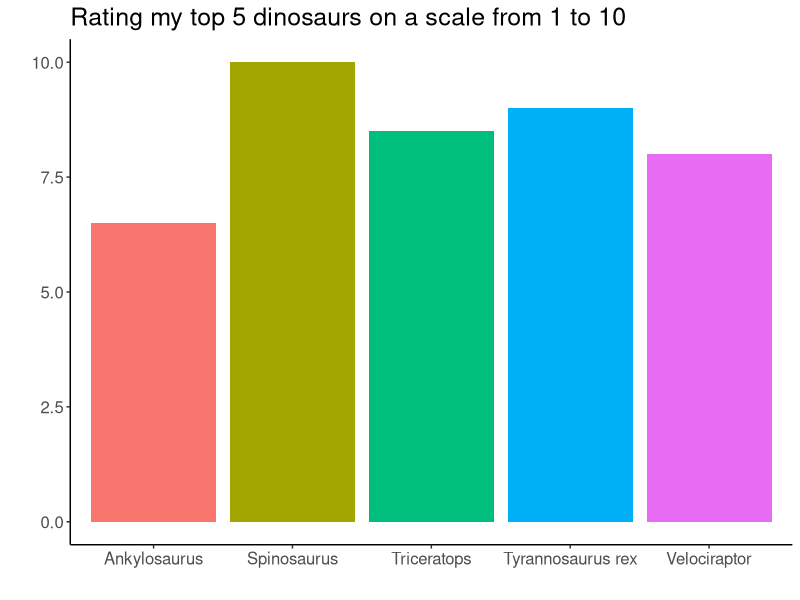

This chart was generated by the following R code:
## ---- chunk 1
library(tidyverse)  #voor(%>%)
library(kableExtra)
library(ggplot2)
## ---- chunk 2
dinosaur <- c("Triceratops", "Ankylosaurus", "Spinosaurus", "Tyrannosaurus rex", "Velociraptor")
description <- c("A herbivore dinosaur with two long horns for protection", "An armoured herbivore dinosaur", "A giant theropod, the largest of all predatory dinosaurs", "A large theropod, that relied on his smell and sight for hunting", "A small, bird-like theropod. With large claws to kill his preys")
dataframe <- data.frame(dinosaur = dinosaur, description = description)
dataframe %>% kbl() %>% kable_classic_2(full_width = F) %>% 
  kable_styling(position = "left") %>%
  column_spec(1, color = c("red", "green", "brown", "orange", "blue")) 
  

## ---- chunk 3
rating <- c(8.5, 6.5, 10, 9, 8)
dataframe_rating <- dataframe %>% mutate(rating = rating)

dataframe_rating %>% ggplot(aes(dinosaur, rating, fill = dinosaur)) +
  geom_col() +
  labs(title = "Rating my top 5 dinosaurs on a scale from 1 to 10", 
       y = " ",
       x = " ") +
  theme_classic() +
  theme(text = element_text(size = 15)) +
  theme(legend.position = "none")
